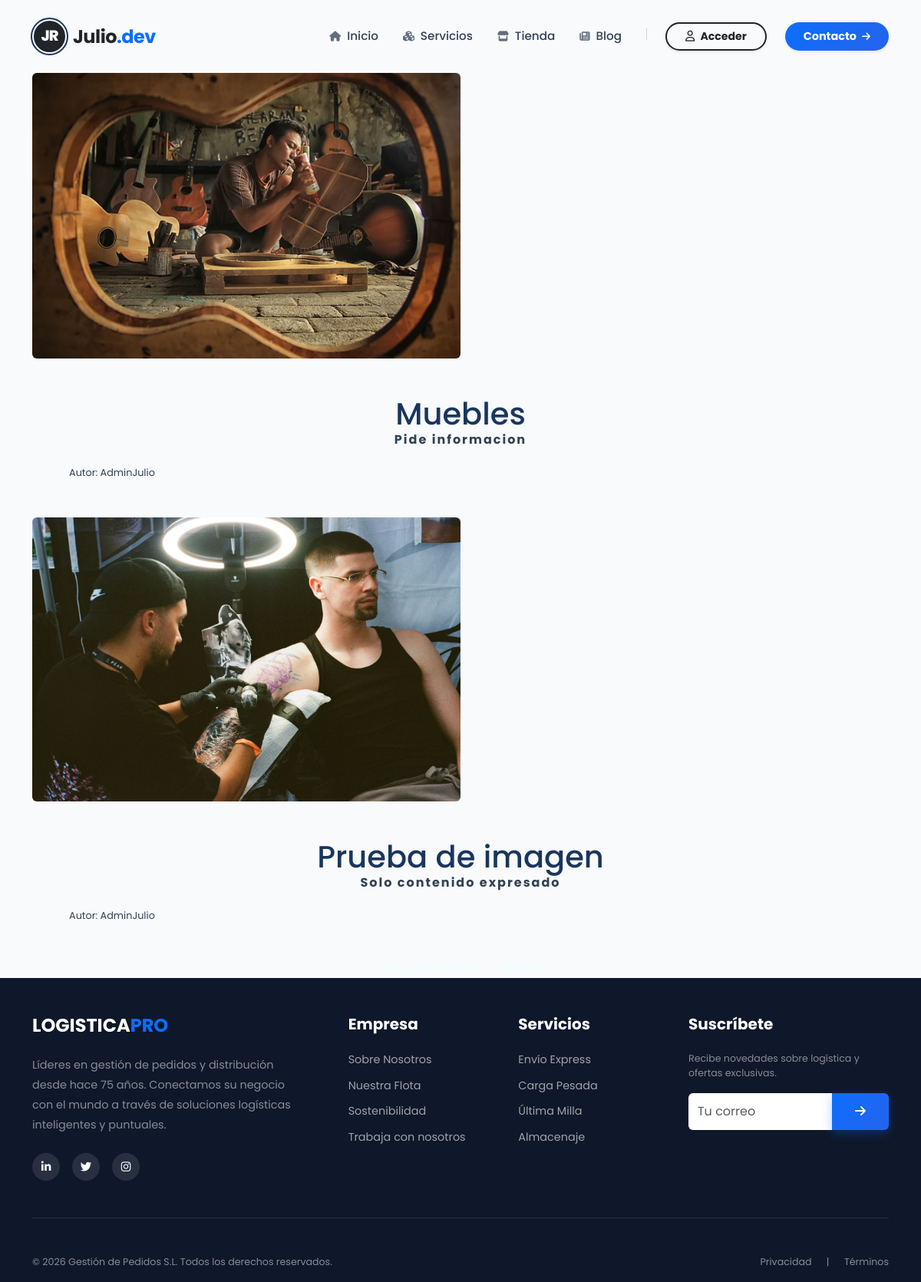
Page /blogs/categoria/3/ on the committed database.
### blogs/models.py (models this page shows, shortened)
class Post(models.Model):
    titulo = models.CharField(max_length=50)
    contenido = models.TextField()
    imagen = models.ImageField(upload_to='blog', null=True, blank=True)
    autor = models.ForeignKey(User, on_delete=models.CASCADE) #puede eliminar todo los pos creado por el usuario
    categorias = models.ManyToManyField(Categoria)
    create = models.DateField(auto_now_add=True)
    update = models.DateField(auto_now_add=True)
    class Meta:
        verbose_name = 'post'
        verbose_name_plural = 'posts'

### blogs/views.py (the view)
# urls.py: path('categoria/<int:categoria_id>/',views.categoria,name='categoria'),
def categoria(request, categoria_id):
    vCategoria = Categoria.objects.get(id=categoria_id)
    posts = Post.objects.filter(categorias=vCategoria)
    return render(request, "blogs/categoria.html", {'categorias': vCategoria, 'vPost': posts})

### appFrontend/templatetags/nav_tags.py (called while the page is built)
@register.simple_tag(takes_context=True)
def active_class(context, url_name):
    request = context['request']
    try:
        match = resolve(request.path_info)
        if match.url_name == url_name:
            return 'active'
    except:
        return ''
    return ''

### blogs/templates/blogs/categoria.html (shortened to what this page needs)
{% extends "appFrontend/indexMaster.html" %}
{% load static %}
{% block content %}
{% for post in vPost %}
    <section class="page-section clearfix">
        <div class="container">
            <div class="intro">
                <img class="intro-img img-fluid mb-3 mb-lg-0 rounded" src="{{post.imagen.url}}" alt="" style="width: 50%;">
                <div class="intro-text left-0 text-center bg-faded p-5 rounded">
                    <h2 class="section-heading mb-4">
                        <span class="section-heading-lower">{{post.titulo}}</span>
                        <span class="section-heading-upper">{{post.contenido}}</span>
                    </h2>
                    <div style="text-align: left; font-size: 0.8em;">
                        Autor: {{post.autor}}
                    </div>
                </div>
            </div>
        </div>
    </section>
{% endfor %}
    <section>
        <div style="width: 75%;text-align: center;color: azure; margin: auto;">
        </div>
    </section>
{% endblock %}

### appFrontend/static/appFrontend/css/gestion.css (style rules this page uses)
:root { --primary-color: #1a365d; --accent-color: #0d6efd; --accent-hover: #0b5ed7; --text-main: #334155; --text-muted: #64748b; --bg-light: #f8fafc; --bg-dark: #0f172a; --shadow-sm: 0 4px 6px rgba(0, 0, 0, 0.05); --shadow-md: 0 4px 20px rgba(0, 0, 0, 0.08); --shadow-lg: 0 15px 30px rgba(0, 0, 0, 0.1); --shadow-strong: 0 25px 50px -12px rgba(0, 0, 0, 0.25); --shadow-glow: 0 10px 20px rgba(13, 110, 253, 0.3); --transition-base: all 0.3s ease; --transition-bounce: all 0.3s cubic-bezier(0.175, 0.885, 0.32, 1.275); --transition-smooth: all 0.3s cubic-bezier(0.25, 0.8, 0.25, 1); }
body { font-family: "Poppins", sans-serif; background-color: var(--bg-light); color: var(--text-main); }
.section-heading-upper { font-size: 1rem; font-weight: 700; display: block; letter-spacing: 2px; margin-bottom: 0.5rem; }
.section-heading-lower { font-size: 2.5rem; color: var(--primary-color); }

### rows in the picture
Post: imagen (picture), titulo "Muebles", contenido "Pide informacion", autor "AdminJulio"
Post: imagen (picture), titulo "Prueba de imagen", contenido "Solo contenido expresado", autor "AdminJulio"
